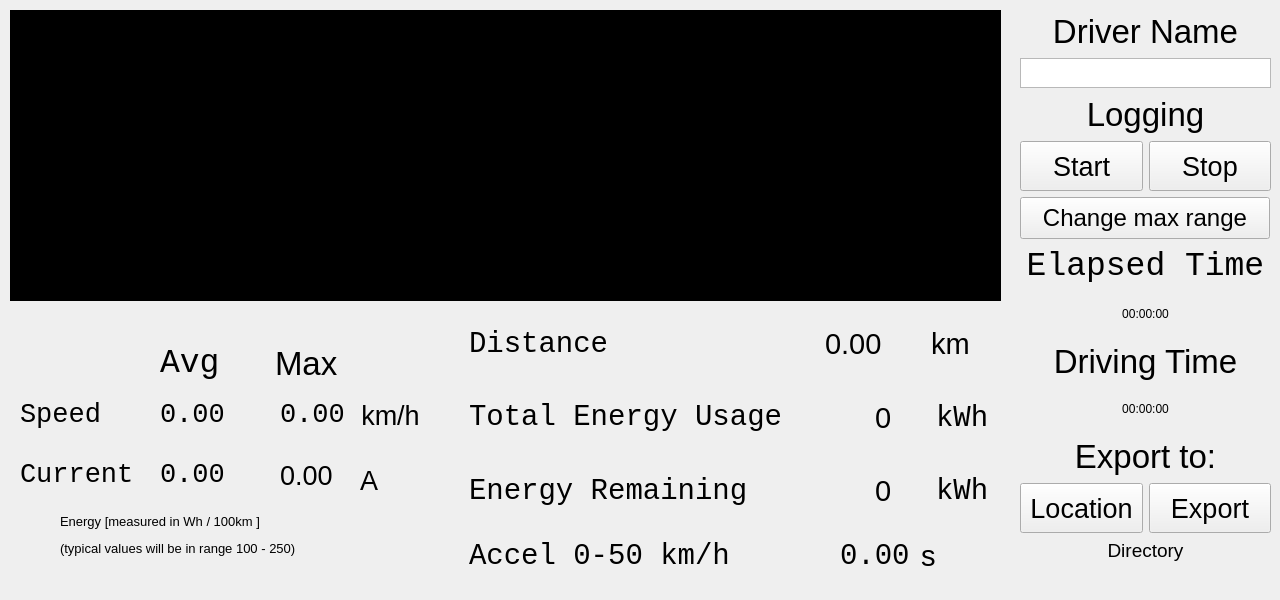
   <widget class="QWidget" name="trip" native="true">
    <property name="geometry">
     <rect>
      <x>0</x>
      <y>0</y>
      <width>1280</width>
      <height>600</height>
     </rect>
    </property>
    <property name="styleSheet">
     <string notr="true">QPushButton:focus{
color: rgb(255, 0, 4);
}
QCheckBox:focus{
background-color: rgba(255, 0, 4, 50);
}</string>
    </property>
    <widget class="QWidget" name="verticalLayoutWidget">
     <property name="geometry">
      <rect>
       <x>1020</x>
       <y>10</y>
       <width>251</width>
       <height>571</height>
      </rect>
     </property>
     <layout class="QVBoxLayout" name="tripButLayout">
      <item>
       <widget class="QLabel" name="editname_label">
        <property name="font">
         <font>
          <pointsize>25</pointsize>
         </font>
        </property>
        <property name="styleSheet">
         <string notr="true"/>
        </property>
        <property name="text">
         <string>Driver Name</string>
        </property>
        <property name="alignment">
         <set>Qt::AlignCenter</set>
        </property>
       </widget>
      </item>
      <item>
       <widget class="QTextEdit" name="editname">
        <property name="maximumSize">
         <size>
          <width>16777215</width>
          <height>30</height>
         </size>
        </property>
       </widget>
      </item>
      <item>
       <widget class="QLabel" name="label_7">
        <property name="font">
         <font>
          <pointsize>25</pointsize>
         </font>
        </property>
        <property name="styleSheet">
         <string notr="true"/>
        </property>
        <property name="text">
         <string>Logging</string>
        </property>
        <property name="alignment">
         <set>Qt::AlignCenter</set>
        </property>
       </widget>
      </item>
      <item>
       <layout class="QGridLayout" name="gridLayout_6">
        <item row="1" column="1">
         <widget class="QPushButton" name="pushButton_stopRecording">
          <property name="sizePolicy">
           <sizepolicy hsizetype="Minimum" vsizetype="Preferred">
            <horstretch>0</horstretch>
            <verstretch>0</verstretch>
           </sizepolicy>
          </property>
          <property name="minimumSize">
           <size>
            <width>80</width>
            <height>25</height>
           </size>
          </property>
          <property name="maximumSize">
           <size>
            <width>125</width>
            <height>50</height>
           </size>
          </property>
          <property name="font">
           <font>
            <pointsize>20</pointsize>
           </font>
          </property>
          <property name="styleSheet">
           <string notr="true">selection-background-color: rgb(255, 0, 0);</string>
          </property>
          <property name="text">
           <string>Stop</string>
          </property>
         </widget>
        </item>
        <item row="1" column="0">
         <widget class="QPushButton" name="pushButton_startRecording">
          <property name="sizePolicy">
           <sizepolicy hsizetype="Minimum" vsizetype="Preferred">
            <horstretch>0</horstretch>
            <verstretch>0</verstretch>
           </sizepolicy>
          </property>
          <property name="minimumSize">
           <size>
            <width>80</width>
            <height>50</height>
           </size>
          </property>
          <property name="maximumSize">
           <size>
            <width>125</width>
            <height>50</height>
           </size>
          </property>
          <property name="font">
           <font>
            <pointsize>20</pointsize>
           </font>
          </property>
          <property name="styleSheet">
           <string notr="true">selection-background-color: rgb(255, 0, 0);</string>
          </property>
          <property name="text">
           <string>Start</string>
          </property>
         </widget>
        </item>
       </layout>
      </item>
      <item>
       <widget class="QPushButton" name="pushButton_changeRange">
        <property name="maximumSize">
         <size>
          <width>250</width>
          <height>50</height>
         </size>
        </property>
        <property name="font">
         <font>
          <pointsize>18</pointsize>
         </font>
        </property>
        <property name="styleSheet">
         <string notr="true">selection-background-color: rgb(255, 0, 0);</string>
        </property>
        <property name="text">
         <string>Change max range</string>
        </property>
       </widget>
      </item>
      <item>
       <widget class="QLabel" name="label_10">
        <property name="font">
         <font>
          <family>Lucida Console</family>
          <pointsize>25</pointsize>
          <weight>50</weight>
          <italic>false</italic>
          <bold>false</bold>
         </font>
        </property>
        <property name="styleSheet">
         <string notr="true"/>
        </property>
        <property name="text">
         <string>Elapsed Time</string>
        </property>
        <property name="alignment">
         <set>Qt::AlignCenter</set>
        </property>
       </widget>
      </item>
      <item>
       <widget class="QLabel" name="l_trip_time">
        <property name="styleSheet">
         <string notr="true">font: 75 20pt &quot;Lucida Console&quot;;</string>
        </property>
        <property name="text">
         <string notr="true">00:00:00</string>
        </property>
        <property name="alignment">
         <set>Qt::AlignCenter</set>
        </property>
       </widget>
      </item>
      <item>
       <widget class="QLabel" name="label_4">
        <property name="font">
         <font>
          <pointsize>25</pointsize>
         </font>
        </property>
        <property name="styleSheet">
         <string notr="true"/>
        </property>
        <property name="text">
         <string>Driving Time</string>
        </property>
        <property name="alignment">
         <set>Qt::AlignCenter</set>
        </property>
       </widget>
      </item>
      <item>
       <widget class="QLabel" name="l_drive_time">
        <property name="styleSheet">
         <string notr="true">font: 75 20pt &quot;Lucida Console&quot;;</string>
        </property>
        <property name="text">
         <string notr="true">00:00:00</string>
        </property>
        <property name="alignment">
         <set>Qt::AlignCenter</set>
        </property>
       </widget>
      </item>
      <item>
       <widget class="QLabel" name="label_54">
        <property name="font">
         <font>
          <pointsize>25</pointsize>
         </font>
        </property>
        <property name="styleSheet">
         <string notr="true"/>
        </property>
        <property name="text">
         <string>Export to:</string>
        </property>
        <property name="alignment">
         <set>Qt::AlignCenter</set>
        </property>
       </widget>
      </item>
      <item>
       <layout class="QGridLayout" name="gridLayout_7">
        <item row="1" column="0">
         <widget class="QPushButton" name="pushButton_location">
          <property name="sizePolicy">
           <sizepolicy hsizetype="Fixed" vsizetype="Fixed">
            <horstretch>0</horstretch>
            <verstretch>0</verstretch>
           </sizepolicy>
          </property>
          <property name="minimumSize">
           <size>
            <width>100</width>
            <height>50</height>
           </size>
          </property>
          <property name="maximumSize">
           <size>
            <width>125</width>
            <height>100</height>
           </size>
          </property>
          <property name="font">
           <font>
            <pointsize>20</pointsize>
           </font>
          </property>
          <property name="styleSheet">
           <string notr="true">selection-background-color: rgb(255, 0, 0);</string>
          </property>
          <property name="text">
           <string>Location</string>
          </property>
         </widget>
        </item>
        <item row="1" column="1">
         <widget class="QPushButton" name="pushButton_export">
          <property name="minimumSize">
           <size>
            <width>0</width>
            <height>25</height>
           </size>
          </property>
          <property name="maximumSize">
           <size>
            <width>125</width>
            <height>50</height>
           </size>
          </property>
          <property name="font">
           <font>
            <pointsize>20</pointsize>
           </font>
          </property>
          <property name="styleSheet">
           <string notr="true">selection-background-color: rgb(255, 0, 0);</string>
          </property>
          <property name="text">
           <string>Export</string>
          </property>
         </widget>
        </item>
       </layout>
      </item>
      <item>
       <widget class="QLabel" name="label_exportLocation">
        <property name="font">
         <font>
          <pointsize>14</pointsize>
         </font>
        </property>
        <property name="styleSheet">
         <string notr="true"/>
        </property>
        <property name="text">
         <string>Directory</string>
        </property>
        <property name="alignment">
         <set>Qt::AlignHCenter|Qt::AlignTop</set>
        </property>
       </widget>
      </item>
     </layout>
    </widget>
    <widget class="QTransparentWidget" name="gridWidget_2" native="true">
     <property name="geometry">
      <rect>
       <x>460</x>
       <y>310</y>
       <width>541</width>
       <height>271</height>
      </rect>
     </property>
     <layout class="QGridLayout" name="trip_stats_layout">
      <item row="5" column="0">
       <layout class="QHBoxLayout" name="horizontalLayout_4">
        <item>
         <widget class="QLabel" name="totalenergy_label">
          <property name="minimumSize">
           <size>
            <width>400</width>
            <height>50</height>
           </size>
          </property>
          <property name="maximumSize">
           <size>
            <width>16777215</width>
            <height>50</height>
           </size>
          </property>
          <property name="font">
           <font>
            <family>Lucida Console</family>
            <pointsize>22</pointsize>
            <weight>50</weight>
            <italic>false</italic>
            <bold>false</bold>
           </font>
          </property>
          <property name="styleSheet">
           <string notr="true"/>
          </property>
          <property name="text">
           <string>Total Energy Usage</string>
          </property>
         </widget>
        </item>
        <item>
         <widget class="QLabel" name="energyUse">
          <property name="font">
           <font>
            <pointsize>22</pointsize>
           </font>
          </property>
          <property name="styleSheet">
           <string notr="true"/>
          </property>
          <property name="text">
           <string>0</string>
          </property>
         </widget>
        </item>
        <item>
         <widget class="QLabel" name="label_2">
          <property name="font">
           <font>
            <family>Lucida Console</family>
            <pointsize>22</pointsize>
            <weight>50</weight>
            <italic>false</italic>
            <bold>false</bold>
           </font>
          </property>
          <property name="styleSheet">
           <string notr="true"/>
          </property>
          <property name="text">
           <string>kWh</string>
          </property>
         </widget>
        </item>
       </layout>
      </item>
      <item row="4" column="0">
       <layout class="QHBoxLayout" name="trip_hori1">
        <item>
         <widget class="QLabel" name="trip_slabel_dist">
          <property name="minimumSize">
           <size>
            <width>0</width>
            <height>50</height>
           </size>
          </property>
          <property name="maximumSize">
           <size>
            <width>350</width>
            <height>50</height>
           </size>
          </property>
          <property name="font">
           <font>
            <family>Lucida Console</family>
            <pointsize>22</pointsize>
            <weight>50</weight>
            <italic>false</italic>
            <bold>false</bold>
           </font>
          </property>
          <property name="styleSheet">
           <string notr="true"/>
          </property>
          <property name="text">
           <string>Distance</string>
          </property>
         </widget>
        </item>
        <item>
         <widget class="QLabel" name="l_trip_distance">
          <property name="minimumSize">
           <size>
            <width>75</width>
            <height>25</height>
           </size>
          </property>
          <property name="maximumSize">
           <size>
            <width>100</width>
            <height>100</height>
           </size>
          </property>
          <property name="font">
           <font>
            <pointsize>22</pointsize>
           </font>
          </property>
          <property name="styleSheet">
           <string notr="true"/>
          </property>
          <property name="text">
           <string notr="true">0.00</string>
          </property>
          <property name="alignment">
           <set>Qt::AlignLeading|Qt::AlignLeft|Qt::AlignVCenter</set>
          </property>
         </widget>
        </item>
        <item>
         <widget class="QLabel" name="label_distkm">
          <property name="minimumSize">
           <size>
            <width>45</width>
            <height>25</height>
           </size>
          </property>
          <property name="maximumSize">
           <size>
            <width>60</width>
            <height>100</height>
           </size>
          </property>
          <property name="font">
           <font>
            <pointsize>22</pointsize>
           </font>
          </property>
          <property name="layoutDirection">
           <enum>Qt::LeftToRight</enum>
          </property>
          <property name="styleSheet">
           <string notr="true"/>
          </property>
          <property name="text">
           <string notr="true">km</string>
          </property>
          <property name="alignment">
           <set>Qt::AlignLeading|Qt::AlignLeft|Qt::AlignVCenter</set>
          </property>
         </widget>
        </item>
       </layout>
      </item>
      <item row="6" column="0">
       <layout class="QHBoxLayout" name="horizontalLayout_2">
        <item>
         <widget class="QLabel" name="energyRem_label">
          <property name="minimumSize">
           <size>
            <width>400</width>
            <height>50</height>
           </size>
          </property>
          <property name="maximumSize">
           <size>
            <width>0</width>
            <height>50</height>
           </size>
          </property>
          <property name="font">
           <font>
            <family>Lucida Console</family>
            <pointsize>22</pointsize>
            <weight>50</weight>
            <italic>false</italic>
            <bold>false</bold>
           </font>
          </property>
          <property name="styleSheet">
           <string notr="true"/>
          </property>
          <property name="text">
           <string>Energy Remaining</string>
          </property>
          <property name="alignment">
           <set>Qt::AlignLeading|Qt::AlignLeft|Qt::AlignVCenter</set>
          </property>
         </widget>
        </item>
        <item>
         <widget class="QLabel" name="energyRem">
          <property name="font">
           <font>
            <pointsize>22</pointsize>
           </font>
          </property>
          <property name="styleSheet">
           <string notr="true"/>
          </property>
          <property name="text">
           <string>0</string>
          </property>
         </widget>
        </item>
        <item>
         <widget class="QLabel" name="label_5">
          <property name="font">
           <font>
            <family>Lucida Console</family>
            <pointsize>22</pointsize>
            <weight>50</weight>
            <italic>false</italic>
            <bold>false</bold>
           </font>
          </property>
          <property name="styleSheet">
           <string notr="true"/>
          </property>
          <property name="text">
           <string>kWh</string>
          </property>
         </widget>
        </item>
       </layout>
      </item>
      <item row="7" column="0">
       <layout class="QHBoxLayout" name="trip_hori5">
        <item>
         <widget class="QLabel" name="label_accel">
          <property name="minimumSize">
           <size>
            <width>100</width>
            <height>50</height>
           </size>
          </property>
          <property name="maximumSize">
           <size>
            <width>400</width>
            <height>50</height>
           </size>
          </property>
          <property name="font">
           <font>
            <family>Lucida Console</family>
            <pointsize>22</pointsize>
            <weight>50</weight>
            <italic>false</italic>
            <bold>false</bold>
           </font>
          </property>
          <property name="styleSheet">
           <string notr="true"/>
          </property>
          <property name="text">
           <string>Accel 0-50 km/h</string>
          </property>
         </widget>
        </item>
        <item>
         <widget class="QLabel" name="l_trip_Accel60">
          <property name="minimumSize">
           <size>
            <width>75</width>
            <height>25</height>
           </size>
          </property>
          <property name="maximumSize">
           <size>
            <width>75</width>
            <height>50</height>
           </size>
          </property>
          <property name="font">
           <font>
            <family>Lucida Console</family>
            <pointsize>22</pointsize>
            <weight>50</weight>
            <italic>false</italic>
            <bold>false</bold>
           </font>
          </property>
          <property name="styleSheet">
           <string notr="true"/>
          </property>
          <property name="text">
           <string>0.00</string>
          </property>
          <property name="alignment">
           <set>Qt::AlignLeading|Qt::AlignLeft|Qt::AlignVCenter</set>
          </property>
         </widget>
        </item>
        <item>
         <widget class="QLabel" name="label_050s">
          <property name="minimumSize">
           <size>
            <width>70</width>
            <height>25</height>
           </size>
          </property>
          <property name="maximumSize">
           <size>
            <width>45</width>
            <height>50</height>
           </size>
          </property>
          <property name="font">
           <font>
            <pointsize>22</pointsize>
           </font>
          </property>
          <property name="styleSheet">
           <string notr="true"/>
          </property>
          <property name="text">
           <string>s</string>
          </property>
         </widget>
        </item>
       </layout>
      </item>
     </layout>
    </widget>
    <widget class="QCustomPlot" name="IVPlot" native="true">
     <property name="geometry">
      <rect>
       <x>10</x>
       <y>10</y>
       <width>991</width>
       <height>291</height>
      </rect>
     </property>
     <property name="styleSheet">
      <string notr="true">background-color: rgb(0, 0, 0);</string>
     </property>
    </widget>
    <widget class="QTransparentWidget" name="widget_2" native="true">
     <property name="geometry">
      <rect>
       <x>20</x>
       <y>320</y>
       <width>421</width>
       <height>261</height>
      </rect>
     </property>
     <widget class="QLabel" name="label_avg">
      <property name="geometry">
       <rect>
        <x>140</x>
        <y>0</y>
        <width>100</width>
        <height>86</height>
       </rect>
      </property>
      <property name="minimumSize">
       <size>
        <width>50</width>
        <height>25</height>
       </size>
      </property>
      <property name="maximumSize">
       <size>
        <width>100</width>
        <height>100</height>
       </size>
      </property>
      <property name="font">
       <font>
        <family>Lucida Console</family>
        <pointsize>25</pointsize>
        <weight>50</weight>
        <italic>false</italic>
        <bold>false</bold>
       </font>
      </property>
      <property name="styleSheet">
       <string notr="true"/>
      </property>
      <property name="text">
       <string>Avg</string>
      </property>
      <property name="alignment">
       <set>Qt::AlignLeading|Qt::AlignLeft|Qt::AlignVCenter</set>
      </property>
     </widget>
     <widget class="QLabel" name="label_max">
      <property name="geometry">
       <rect>
        <x>240</x>
        <y>0</y>
        <width>100</width>
        <height>86</height>
       </rect>
      </property>
      <property name="minimumSize">
       <size>
        <width>75</width>
        <height>25</height>
       </size>
      </property>
      <property name="maximumSize">
       <size>
        <width>100</width>
        <height>100</height>
       </size>
      </property>
      <property name="font">
       <font>
        <pointsize>25</pointsize>
       </font>
      </property>
      <property name="styleSheet">
       <string notr="true"/>
      </property>
      <property name="text">
       <string>Max</string>
      </property>
      <property name="alignment">
       <set>Qt::AlignLeading|Qt::AlignLeft|Qt::AlignVCenter</set>
      </property>
      <property name="indent">
       <number>15</number>
      </property>
     </widget>
     <widget class="QLabel" name="label_current">
      <property name="geometry">
       <rect>
        <x>0</x>
        <y>130</y>
        <width>121</width>
        <height>50</height>
       </rect>
      </property>
      <property name="minimumSize">
       <size>
        <width>0</width>
        <height>0</height>
       </size>
      </property>
      <property name="maximumSize">
       <size>
        <width>200</width>
        <height>50</height>
       </size>
      </property>
      <property name="font">
       <font>
        <family>Lucida Console</family>
        <pointsize>20</pointsize>
        <weight>50</weight>
        <italic>false</italic>
        <bold>false</bold>
       </font>
      </property>
      <property name="styleSheet">
       <string notr="true"/>
      </property>
      <property name="text">
       <string notr="true">Current </string>
      </property>
      <property name="indent">
       <number>-1</number>
      </property>
     </widget>
     <widget class="QLabel" name="label_driveA">
      <property name="geometry">
       <rect>
        <x>340</x>
        <y>140</y>
        <width>70</width>
        <height>40</height>
       </rect>
      </property>
      <property name="minimumSize">
       <size>
        <width>45</width>
        <height>25</height>
       </size>
      </property>
      <property name="maximumSize">
       <size>
        <width>70</width>
        <height>50</height>
       </size>
      </property>
      <property name="font">
       <font>
        <pointsize>20</pointsize>
       </font>
      </property>
      <property name="styleSheet">
       <string notr="true"/>
      </property>
      <property name="text">
       <string>A</string>
      </property>
     </widget>
     <widget class="QLabel" name="l_trip_speedMax">
      <property name="geometry">
       <rect>
        <x>260</x>
        <y>70</y>
        <width>75</width>
        <height>50</height>
       </rect>
      </property>
      <property name="minimumSize">
       <size>
        <width>75</width>
        <height>25</height>
       </size>
      </property>
      <property name="maximumSize">
       <size>
        <width>75</width>
        <height>50</height>
       </size>
      </property>
      <property name="font">
       <font>
        <family>Lucida Console</family>
        <pointsize>20</pointsize>
        <weight>50</weight>
        <italic>false</italic>
        <bold>false</bold>
       </font>
      </property>
      <property name="styleSheet">
       <string notr="true"/>
      </property>
      <property name="text">
       <string notr="true">0.00</string>
      </property>
      <property name="alignment">
       <set>Qt::AlignLeading|Qt::AlignLeft|Qt::AlignVCenter</set>
      </property>
     </widget>
     <widget class="QLabel" name="label_speedekmh">
      <property name="geometry">
       <rect>
        <x>320</x>
        <y>60</y>
        <width>101</width>
        <height>71</height>
       </rect>
      </property>
      <property name="sizePolicy">
       <sizepolicy hsizetype="Fixed" vsizetype="Fixed">
        <horstretch>0</horstretch>
        <verstretch>0</verstretch>
       </sizepolicy>
      </property>
      <property name="minimumSize">
       <size>
        <width>45</width>
        <height>0</height>
       </size>
      </property>
      <property name="maximumSize">
       <size>
        <width>100000</width>
        <height>16777215</height>
       </size>
      </property>
      <property name="font">
       <font>
        <pointsize>20</pointsize>
       </font>
      </property>
      <property name="styleSheet">
       <string notr="true"/>
      </property>
      <property name="text">
       <string>km/h</string>
      </property>
      <property name="alignment">
       <set>Qt::AlignCenter</set>
      </property>
     </widget>
     <widget class="QLabel" name="l_trip_ncurrentAvg">
      <property name="geometry">
       <rect>
        <x>140</x>
        <y>130</y>
        <width>75</width>
        <height>50</height>
       </rect>
      </property>
      <property name="minimumSize">
       <size>
        <width>75</width>
        <height>25</height>
       </size>
      </property>
      <property name="maximumSize">
       <size>
        <width>75</width>
        <height>50</height>
       </size>
      </property>
      <property name="font">
       <font>
        <family>Lucida Console</family>
        <pointsize>20</pointsize>
        <weight>50</weight>
        <italic>false</italic>
        <bold>false</bold>
       </font>
      </property>
      <property name="styleSheet">
       <string notr="true"/>
      </property>
      <property name="text">
       <string>0.00</string>
      </property>
      <property name="alignment">
       <set>Qt::AlignLeading|Qt::AlignLeft|Qt::AlignVCenter</set>
      </property>
     </widget>
     <widget class="QLabel" name="l_trip_ncurrentMax">
      <property name="geometry">
       <rect>
        <x>260</x>
        <y>130</y>
        <width>75</width>
        <height>50</height>
       </rect>
      </property>
      <property name="minimumSize">
       <size>
        <width>75</width>
        <height>25</height>
       </size>
      </property>
      <property name="maximumSize">
       <size>
        <width>75</width>
        <height>50</height>
       </size>
      </property>
      <property name="font">
       <font>
        <pointsize>20</pointsize>
       </font>
      </property>
      <property name="styleSheet">
       <string notr="true"/>
      </property>
      <property name="text">
       <string>0.00</string>
      </property>
      <property name="alignment">
       <set>Qt::AlignLeading|Qt::AlignLeft|Qt::AlignVCenter</set>
      </property>
     </widget>
     <widget class="QLabel" name="label_tripspeed">
      <property name="geometry">
       <rect>
        <x>0</x>
        <y>70</y>
        <width>131</width>
        <height>50</height>
       </rect>
      </property>
      <property name="minimumSize">
       <size>
        <width>0</width>
        <height>0</height>
       </size>
      </property>
      <property name="maximumSize">
       <size>
        <width>220</width>
        <height>50</height>
       </size>
      </property>
      <property name="font">
       <font>
        <family>Lucida Console</family>
        <pointsize>20</pointsize>
        <weight>50</weight>
        <italic>false</italic>
        <bold>false</bold>
       </font>
      </property>
      <property name="styleSheet">
       <string notr="true"/>
      </property>
      <property name="text">
       <string>Speed</string>
      </property>
     </widget>
     <widget class="QLabel" name="l_trip_speedAvgElapsed">
      <property name="geometry">
       <rect>
        <x>140</x>
        <y>70</y>
        <width>75</width>
        <height>50</height>
       </rect>
      </property>
      <property name="minimumSize">
       <size>
        <width>75</width>
        <height>25</height>
       </size>
      </property>
      <property name="maximumSize">
       <size>
        <width>75</width>
        <height>50</height>
       </size>
      </property>
      <property name="font">
       <font>
        <family>Lucida Console</family>
        <pointsize>20</pointsize>
        <weight>50</weight>
        <italic>false</italic>
        <bold>false</bold>
       </font>
      </property>
      <property name="styleSheet">
       <string notr="true"/>
      </property>
      <property name="text">
       <string>0.00</string>
      </property>
      <property name="alignment">
       <set>Qt::AlignLeading|Qt::AlignLeft|Qt::AlignVCenter</set>
      </property>
     </widget>
     <widget class="QLabel" name="label_11">
      <property name="geometry">
       <rect>
        <x>40</x>
        <y>190</y>
        <width>301</width>
        <height>51</height>
       </rect>
      </property>
      <property name="font">
       <font>
        <pointsize>10</pointsize>
       </font>
      </property>
      <property name="text">
       <string>&lt;html&gt;&lt;head/&gt;&lt;body&gt;&lt;p&gt;Energy [measured in Wh / 100km ]  &lt;/p&gt;&lt;p&gt;(typical values will be in range 100 - 250)&lt;/p&gt;&lt;/body&gt;&lt;/html&gt;</string>
      </property>
     </widget>
    </widget>
    <zorder>gridWidget_2</zorder>
    <zorder>IVPlot</zorder>
    <zorder>verticalLayoutWidget</zorder>
    <zorder>widget_2</zorder>
   </widget>
